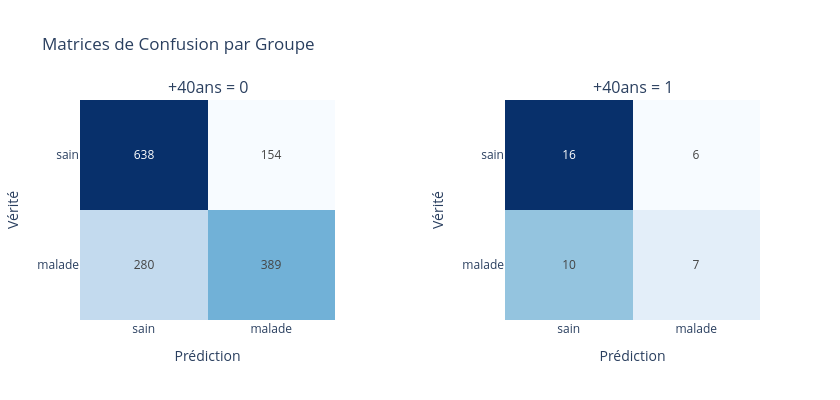

The cell this chart's notebook holds for it:
### Markdown cell above
Cette fois l'erreur  globale à augmenté !!! Un petit peu, mais les deséquilibre se sont creusé. 
Ca à un sens quel'on explique juste après. Parralement, le taux d'erreur s'est uniformisé pour le genre. Uneffect collateral assez cool.

### Code cell
plot_confusion_matrices_side_by_side(
    df=dir_pred,
    group_column='+40ans',
    labels=["sain", "malade"],
)

### Figure 1 — Plotly figure (JSON) as saved in the notebook; plotly's stock layout.template omitted (floating-point values rounded to 4 significant figures)
{"data": [{"colorscale": [[0, "rgb(247,251,255)"], [0.125, "rgb(222,235,247)"], [0.25, "rgb(198,219,239)"], [0.375, "rgb(158,202,225)"], [0.5, "rgb(107,174,214)"], [0.625, "rgb(66,146,198)"], [0.75, "rgb(33,113,181)"], [0.875, "rgb(8,81,156)"], [1, "rgb(8,48,107)"]], "hoverinfo": "z", "showscale": false, "text": [["638", "154"], ["280", "389"]], "texttemplate": "%{text}", "type": "heatmap", "x": ["sain", "malade"], "xaxis": "x", "y": ["sain", "malade"], "yaxis": "y", "z": [[638, 154], [280, 389]], "zmin": 0}, {"colorscale": [[0, "rgb(247,251,255)"], [0.125, "rgb(222,235,247)"], [0.25, "rgb(198,219,239)"], [0.375, "rgb(158,202,225)"], [0.5, "rgb(107,174,214)"], [0.625, "rgb(66,146,198)"], [0.75, "rgb(33,113,181)"], [0.875, "rgb(8,81,156)"], [1, "rgb(8,48,107)"]], "hoverinfo": "z", "showscale": false, "text": [["16", "6"], ["10", "7"]], "texttemplate": "%{text}", "type": "heatmap", "x": ["sain", "malade"], "xaxis": "x2", "y": ["sain", "malade"], "yaxis": "y2", "z": [[16, 6], [10, 7]], "zmin": 0}], "layout": {"annotations": [{"font": {"size": 16}, "showarrow": false, "text": "+40ans = 0", "x": 0.1875, "xanchor": "center", "xref": "paper", "y": 1, "yanchor": "bottom", "yref": "paper"}, {"font": {"size": 16}, "showarrow": false, "text": "+40ans = 1", "x": 0.8125, "xanchor": "center", "xref": "paper", "y": 1, "yanchor": "bottom", "yref": "paper"}], "height": 400, "title": {"text": "Matrices de Confusion par Groupe"}, "width": 840, "xaxis": {"anchor": "y", "domain": [0, 0.375], "title": {"text": "Prédiction"}}, "xaxis2": {"anchor": "y2", "domain": [0.625, 1], "title": {"text": "Prédiction"}}, "yaxis": {"anchor": "x", "autorange": "reversed", "domain": [0, 1], "title": {"text": "Vérité"}}, "yaxis2": {"anchor": "x2", "autorange": "reversed", "domain": [0, 1], "title": {"text": "Vérité"}}}}
